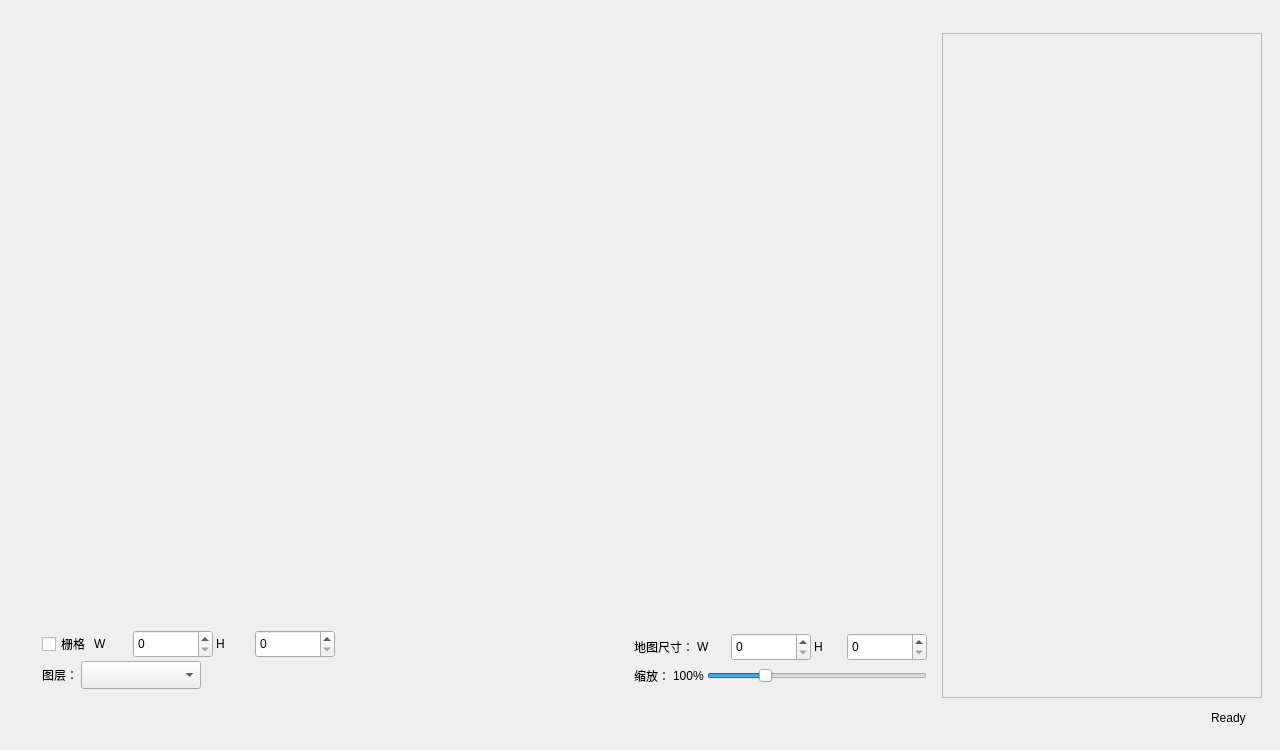
<?xml version="1.0" encoding="UTF-8"?>
<ui version="4.0">
 <class>MainWindow</class>
 <widget class="QMainWindow" name="MainWindow">
  <property name="geometry">
   <rect>
    <x>0</x>
    <y>0</y>
    <width>1280</width>
    <height>750</height>
   </rect>
  </property>
  <property name="minimumSize">
   <size>
    <width>1280</width>
    <height>750</height>
   </size>
  </property>
  <property name="maximumSize">
   <size>
    <width>1280</width>
    <height>750</height>
   </size>
  </property>
  <property name="windowTitle">
   <string>MainWindow</string>
  </property>
  <widget class="QWidget" name="centralwidget">
   <layout class="QHBoxLayout" name="horizontalLayout_3">
    <property name="spacing">
     <number>0</number>
    </property>
    <property name="leftMargin">
     <number>0</number>
    </property>
    <property name="topMargin">
     <number>0</number>
    </property>
    <property name="rightMargin">
     <number>0</number>
    </property>
    <property name="bottomMargin">
     <number>0</number>
    </property>
    <item>
     <widget class="QWidget" name="MainFrame" native="true">
      <property name="autoFillBackground">
       <bool>true</bool>
      </property>
      <layout class="QVBoxLayout" name="verticalLayout_2">
       <property name="rightMargin">
        <number>9</number>
       </property>
       <item>
        <widget class="QStackedWidget" name="stackedWidget">
         <widget class="QWidget" name="page">
          <layout class="QVBoxLayout" name="verticalLayout_4">
           <property name="rightMargin">
            <number>0</number>
           </property>
           <item>
            <widget class="QWidget" name="widget" native="true">
             <property name="autoFillBackground">
              <bool>true</bool>
             </property>
             <layout class="QVBoxLayout" name="verticalLayout_3">
              <property name="bottomMargin">
               <number>0</number>
              </property>
              <item>
               <widget class="TitleBarWidget" name="toolBarWidget" native="true"/>
              </item>
              <item>
               <layout class="QHBoxLayout" name="horizontalLayout">
                <item>
                 <widget class="TilesetsPanel" name="TilesetsPanelWidget" native="true"/>
                </item>
                <item>
                 <layout class="QVBoxLayout" name="centerWidget">
                  <item>
                   <widget class="MapViewWidget" name="mapViewWidget" native="true">
                    <property name="sizePolicy">
                     <sizepolicy hsizetype="Expanding" vsizetype="Expanding">
                      <horstretch>0</horstretch>
                      <verstretch>0</verstretch>
                     </sizepolicy>
                    </property>
                   </widget>
                  </item>
                  <item>
                   <widget class="QWidget" name="mapViewButtomWidget" native="true">
                    <property name="minimumSize">
                     <size>
                      <width>0</width>
                      <height>75</height>
                     </size>
                    </property>
                    <layout class="QHBoxLayout" name="horizontalLayout_8">
                     <item>
                      <layout class="QVBoxLayout" name="verticalLayout_7">
                       <property name="spacing">
                        <number>3</number>
                       </property>
                       <item>
                        <layout class="QHBoxLayout" name="horizontalLayout_6">
                         <property name="spacing">
                          <number>3</number>
                         </property>
                         <item>
                          <widget class="QCheckBox" name="checkBoxGrid">
                           <property name="text">
                            <string>栅格</string>
                           </property>
                          </widget>
                         </item>
                         <item>
                          <widget class="QLabel" name="labelGridWidth">
                           <property name="text">
                            <string>W</string>
                           </property>
                          </widget>
                         </item>
                         <item>
                          <widget class="QSpinBox" name="spinboxGridWidth">
                           <property name="minimumSize">
                            <size>
                             <width>80</width>
                             <height>28</height>
                            </size>
                           </property>
                           <property name="maximumSize">
                            <size>
                             <width>80</width>
                             <height>28</height>
                            </size>
                           </property>
                           <property name="readOnly">
                            <bool>false</bool>
                           </property>
                           <property name="minimum">
                            <number>0</number>
                           </property>
                           <property name="maximum">
                            <number>100000</number>
                           </property>
                          </widget>
                         </item>
                         <item>
                          <widget class="QLabel" name="labelGridHeight">
                           <property name="text">
                            <string>H</string>
                           </property>
                          </widget>
                         </item>
                         <item>
                          <widget class="QSpinBox" name="spinboxGridHeight">
                           <property name="minimumSize">
                            <size>
                             <width>80</width>
                             <height>28</height>
                            </size>
                           </property>
                           <property name="maximumSize">
                            <size>
                             <width>80</width>
                             <height>28</height>
                            </size>
                           </property>
                           <property name="readOnly">
                            <bool>false</bool>
                           </property>
                           <property name="minimum">
                            <number>0</number>
                           </property>
                           <property name="maximum">
                            <number>100000</number>
                           </property>
                          </widget>
                         </item>
                        </layout>
                       </item>
                       <item>
                        <layout class="QHBoxLayout" name="horizontalLayout_7">
                         <property name="spacing">
                          <number>3</number>
                         </property>
                         <item>
                          <widget class="QLabel" name="label_4">
                           <property name="text">
                            <string>图层：</string>
                           </property>
                          </widget>
                         </item>
                         <item>
                          <widget class="QComboBox" name="comboBoxLayer">
                           <property name="minimumSize">
                            <size>
                             <width>120</width>
                             <height>28</height>
                            </size>
                           </property>
                           <property name="maximumSize">
                            <size>
                             <width>120</width>
                             <height>28</height>
                            </size>
                           </property>
                          </widget>
                         </item>
                         <item>
                          <spacer name="horizontalSpacer_3">
                           <property name="orientation">
                            <enum>Qt::Orientation::Horizontal</enum>
                           </property>
                           <property name="sizeHint" stdset="0">
                            <size>
                             <width>40</width>
                             <height>20</height>
                            </size>
                           </property>
                          </spacer>
                         </item>
                        </layout>
                       </item>
                      </layout>
                     </item>
                     <item>
                      <spacer name="horizontalSpacer_2">
                       <property name="orientation">
                        <enum>Qt::Orientation::Horizontal</enum>
                       </property>
                       <property name="sizeHint" stdset="0">
                        <size>
                         <width>284</width>
                         <height>20</height>
                        </size>
                       </property>
                      </spacer>
                     </item>
                     <item>
                      <layout class="QVBoxLayout" name="verticalLayout_6">
                       <property name="spacing">
                        <number>3</number>
                       </property>
                       <item>
                        <layout class="QHBoxLayout" name="horizontalLayout_5">
                         <property name="spacing">
                          <number>3</number>
                         </property>
                         <item>
                          <widget class="QLabel" name="labelMapSize">
                           <property name="text">
                            <string>地图尺寸：</string>
                           </property>
                          </widget>
                         </item>
                         <item>
                          <widget class="QLabel" name="labelGridWidth_2">
                           <property name="text">
                            <string>W</string>
                           </property>
                          </widget>
                         </item>
                         <item>
                          <widget class="QSpinBox" name="spinboxMapWidth">
                           <property name="minimumSize">
                            <size>
                             <width>80</width>
                             <height>28</height>
                            </size>
                           </property>
                           <property name="maximumSize">
                            <size>
                             <width>80</width>
                             <height>28</height>
                            </size>
                           </property>
                           <property name="readOnly">
                            <bool>false</bool>
                           </property>
                           <property name="minimum">
                            <number>0</number>
                           </property>
                           <property name="maximum">
                            <number>100000</number>
                           </property>
                          </widget>
                         </item>
                         <item>
                          <widget class="QLabel" name="labelGridHeight_2">
                           <property name="text">
                            <string>H</string>
                           </property>
                          </widget>
                         </item>
                         <item>
                          <widget class="QSpinBox" name="spinboxMapHeight">
                           <property name="minimumSize">
                            <size>
                             <width>80</width>
                             <height>28</height>
                            </size>
                           </property>
                           <property name="maximumSize">
                            <size>
                             <width>80</width>
                             <height>28</height>
                            </size>
                           </property>
                           <property name="readOnly">
                            <bool>false</bool>
                           </property>
                           <property name="minimum">
                            <number>0</number>
                           </property>
                           <property name="maximum">
                            <number>100000</number>
                           </property>
                          </widget>
                         </item>
                        </layout>
                       </item>
                       <item>
                        <layout class="QHBoxLayout" name="horizontalLayout_4">
                         <property name="spacing">
                          <number>3</number>
                         </property>
                         <item>
                          <widget class="QLabel" name="label_3">
                           <property name="text">
                            <string>缩放：</string>
                           </property>
                          </widget>
                         </item>
                         <item>
                          <widget class="QLabel" name="zoomLabel">
                           <property name="text">
                            <string>100%</string>
                           </property>
                          </widget>
                         </item>
                         <item>
                          <widget class="QSlider" name="zoomSlider">
                           <property name="minimum">
                            <number>1</number>
                           </property>
                           <property name="maximum">
                            <number>400</number>
                           </property>
                           <property name="value">
                            <number>100</number>
                           </property>
                           <property name="orientation">
                            <enum>Qt::Orientation::Horizontal</enum>
                           </property>
                          </widget>
                         </item>
                        </layout>
                       </item>
                      </layout>
                     </item>
                    </layout>
                   </widget>
                  </item>
                 </layout>
                </item>
                <item>
                 <widget class="QScrollArea" name="scrollArea">
                  <property name="minimumSize">
                   <size>
                    <width>320</width>
                    <height>0</height>
                   </size>
                  </property>
                  <property name="maximumSize">
                   <size>
                    <width>320</width>
                    <height>16777215</height>
                   </size>
                  </property>
                  <property name="verticalScrollBarPolicy">
                   <enum>Qt::ScrollBarPolicy::ScrollBarAlwaysOff</enum>
                  </property>
                  <property name="horizontalScrollBarPolicy">
                   <enum>Qt::ScrollBarPolicy::ScrollBarAlwaysOff</enum>
                  </property>
                  <property name="widgetResizable">
                   <bool>true</bool>
                  </property>
                  <widget class="QWidget" name="scrollAreaWidgetContents">
                   <property name="geometry">
                    <rect>
                     <x>0</x>
                     <y>0</y>
                     <width>316</width>
                     <height>649</height>
                    </rect>
                   </property>
                   <layout class="QVBoxLayout" name="verticalLayout">
                    <property name="spacing">
                     <number>0</number>
                    </property>
                    <property name="leftMargin">
                     <number>5</number>
                    </property>
                    <property name="topMargin">
                     <number>0</number>
                    </property>
                    <property name="rightMargin">
                     <number>0</number>
                    </property>
                    <property name="bottomMargin">
                     <number>0</number>
                    </property>
                    <item>
                     <widget class="InspectorPanel" name="inspectorPanel" native="true"/>
                    </item>
                   </layout>
                  </widget>
                 </widget>
                </item>
               </layout>
              </item>
              <item>
               <widget class="QWidget" name="bottomBarWidget" native="true">
                <layout class="QHBoxLayout" name="horizontalLayout_2">
                 <property name="leftMargin">
                  <number>16</number>
                 </property>
                 <property name="topMargin">
                  <number>4</number>
                 </property>
                 <property name="rightMargin">
                  <number>16</number>
                 </property>
                 <property name="bottomMargin">
                  <number>4</number>
                 </property>
                 <item>
                  <spacer name="horizontalSpacer">
                   <property name="orientation">
                    <enum>Qt::Orientation::Horizontal</enum>
                   </property>
                   <property name="sizeHint" stdset="0">
                    <size>
                     <width>40</width>
                     <height>20</height>
                    </size>
                   </property>
                  </spacer>
                 </item>
                 <item>
                  <widget class="QLabel" name="label">
                   <property name="text">
                    <string>Ready</string>
                   </property>
                  </widget>
                 </item>
                </layout>
               </widget>
              </item>
             </layout>
            </widget>
           </item>
          </layout>
         </widget>
         <widget class="QWidget" name="page_2">
          <layout class="QVBoxLayout" name="verticalLayout_5">
           <property name="spacing">
            <number>0</number>
           </property>
           <property name="leftMargin">
            <number>0</number>
           </property>
           <property name="topMargin">
            <number>0</number>
           </property>
           <property name="rightMargin">
            <number>0</number>
           </property>
           <property name="bottomMargin">
            <number>0</number>
           </property>
           <item>
            <widget class="SpriteSliceEditorWidget" name="spriteSliceEditorWidget" native="true"/>
           </item>
          </layout>
         </widget>
        </widget>
       </item>
      </layout>
     </widget>
    </item>
   </layout>
  </widget>
 </widget>
 <customwidgets>
  <customwidget>
   <class>TitleBarWidget</class>
   <extends>QWidget</extends>
   <header>TitleBarWidget.h</header>
   <container>1</container>
  </customwidget>
  <customwidget>
   <class>MapViewWidget</class>
   <extends>QWidget</extends>
   <header>MapViewWidget.h</header>
   <container>1</container>
  </customwidget>
  <customwidget>
   <class>InspectorPanel</class>
   <extends>QWidget</extends>
   <header>InspectorPanel.h</header>
   <container>1</container>
  </customwidget>
  <customwidget>
   <class>TilesetsPanel</class>
   <extends>QWidget</extends>
   <header>TilesetsPanel.h</header>
   <container>1</container>
  </customwidget>
  <customwidget>
   <class>SpriteSliceEditorWidget</class>
   <extends>QWidget</extends>
   <header>SpriteSliceEditor/SpriteSliceEditorWidget.h</header>
   <container>1</container>
  </customwidget>
 </customwidgets>
 <resources/>
 <connections/>
</ui>
